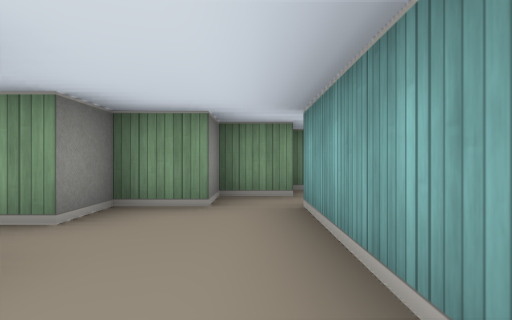
View 1 (above)

15 first-person views from a walk through a cub3D ray-caster map. The camera is about half as high as the walls, looks level and sees 75° across. The floor is counted in squares. Each view is taken from the middle of a square. On the plan, view 1 faces up. The plan holds only what a view shows up to about 9 squares ahead; the rest is blank.

View 2
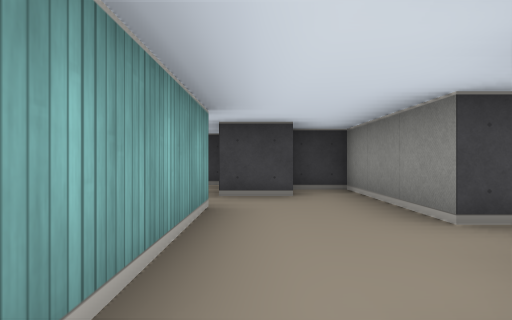

View 3
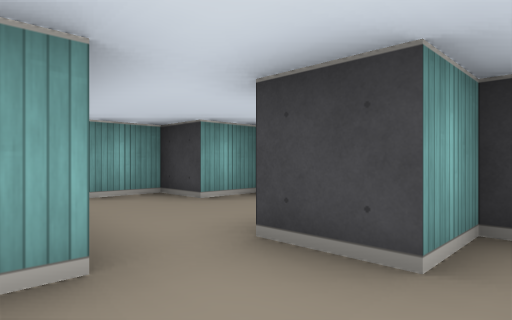

View 4
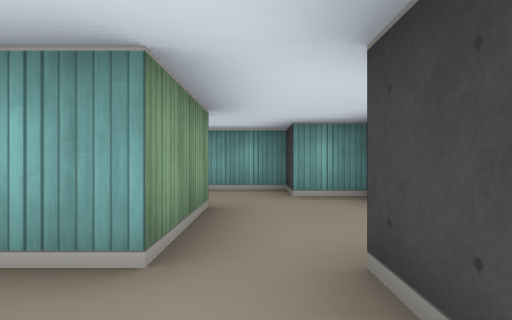

View 5
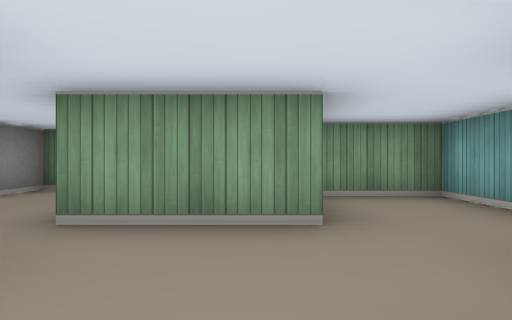

View 6
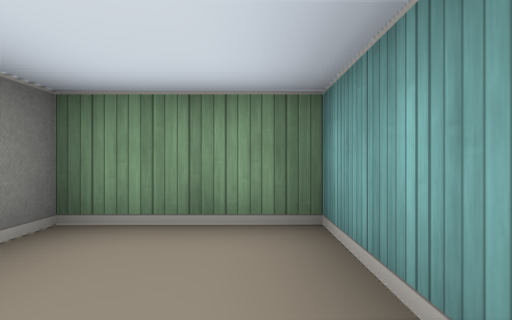

View 7
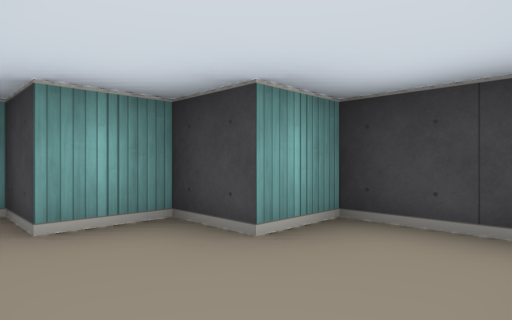

View 8
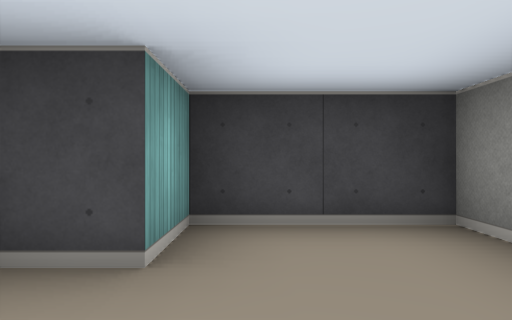

View 9
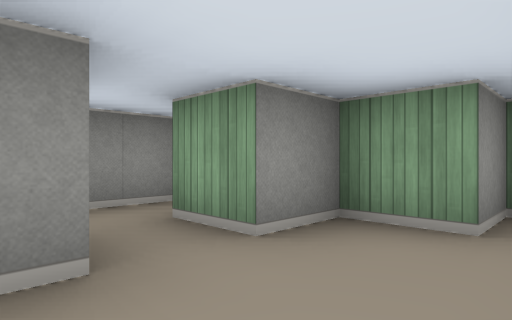

View 10
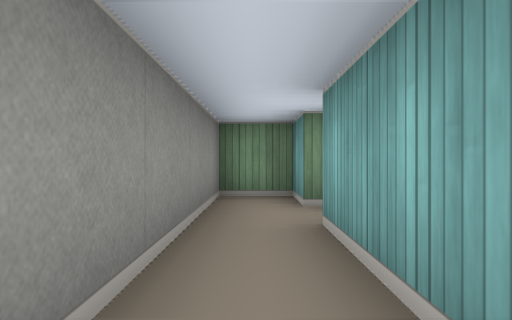

View 11
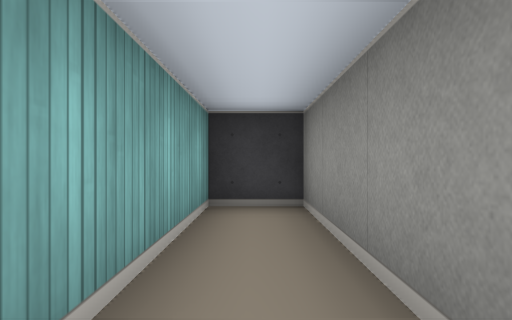

View 12
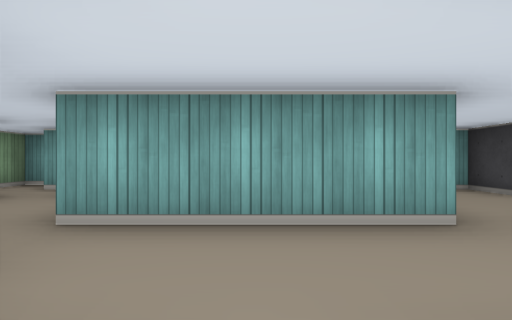

View 13
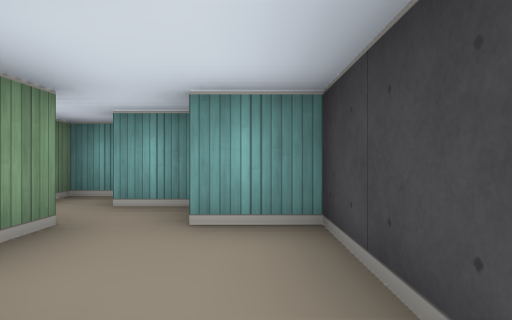

View 14
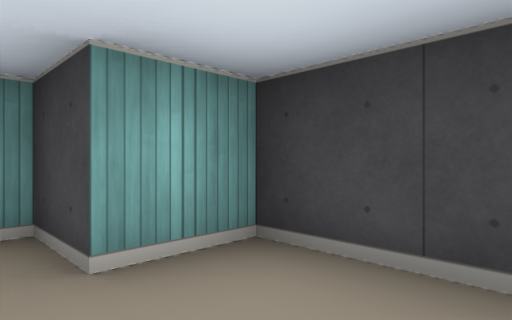

View 15
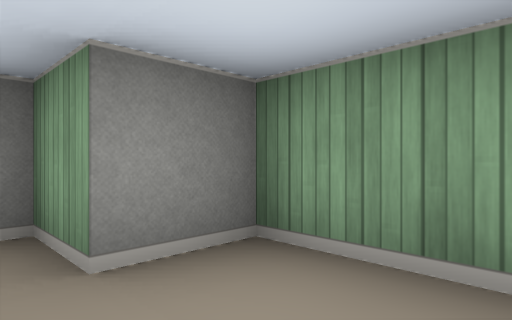

### Floor plan
Points are (right, up) in squares from view 1. A wall is a line through its corners. A room is listed if a view was taken in it or the views show most of it. See-through windows are left out.
Room 1 (views 1, 3, 4, 5, 6, 7, 8, 9)
walls: (2.5, 0.5) (0.5, 0.5) (0.5, 1.5); (0.5, -1.9) (0.5, -2.5) (2.5, -2.5) (2.5, -1.5) (3.5, -1.5) (3.5, -0.5) (4.5, -0.5) (4.5, 2.5) (2.5, 2.5) (2.5, 1.9); (-1.5, 1.5) (-1.5, -1.5) (-0.5, -1.5) (-0.5, -0.5) (0.5, -0.5)
ways out: opening at (-0.5, 1) to room 4
Room 2 (views 2, 13, 14, 15)
walls: (0.5, 3.5) (2.5, 3.5) (2.5, 4.5); (1.5, 5.5) (0.5, 5.5) (0.5, 4.5) (-0.5, 4.5) (-0.5, 3.5)
ways out: opening at (0, 4) to room 4; opening at (2, 5)
Room 3 (views 10, 11)
walls: (-2.5, 2.5) (-2.5, 3.5) (-3.5, 3.5) (-3.5, -1.5) (-2.5, -1.5) (-2.5, 1.5)
ways out: opening at (-2, 2) to room 4
Room 4 (view 12)
walls: (-2, 1.5) (-1.5, 1.5); (-0.5, 3.5) (-1.5, 3.5) (-1.5, 2.5) (-2.5, 2.5); (0.5, 1.5) (0.5, 3.5)
ways out: opening at (-0.5, 1) to room 1; opening at (0, 4) to room 2; opening at (-2, 2) to room 3

Where each view was taken, in squares from view 1:
view 1: 0 up, 0 right, facing up
view 2: 4 up, 0 right, facing down
view 3: 1 up, 1 left, facing down-right
view 4: 0 up, 1 left, facing right
view 5: 2 down, 2 right, facing up
view 6: 0 up, 4 right, facing up
view 7: 0 up, 1 right, facing down-right
view 8: 0 up, 2 right, facing down
view 9: 1 up, 0 right, facing up-left
view 10: 1 down, 3 left, facing up
view 11: 2 up, 3 left, facing down
view 12: 2 up, 2 left, facing right
view 13: 4 up, 0 right, facing right
view 14: 5 up, 1 right, facing down-right
view 15: 4 up, 2 right, facing up-left
